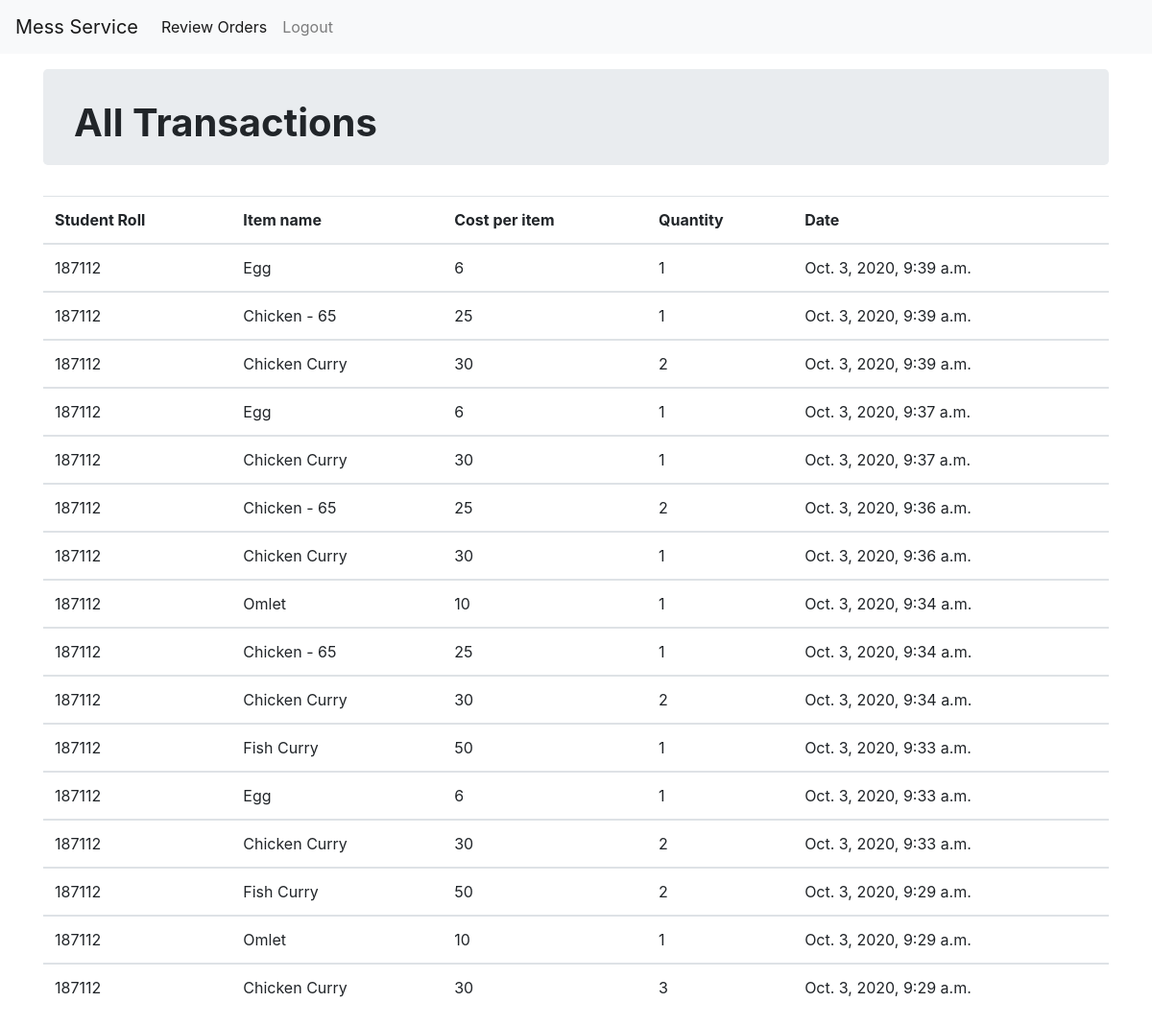
The app's page /vendor/dashboard/ (signed in), older data.
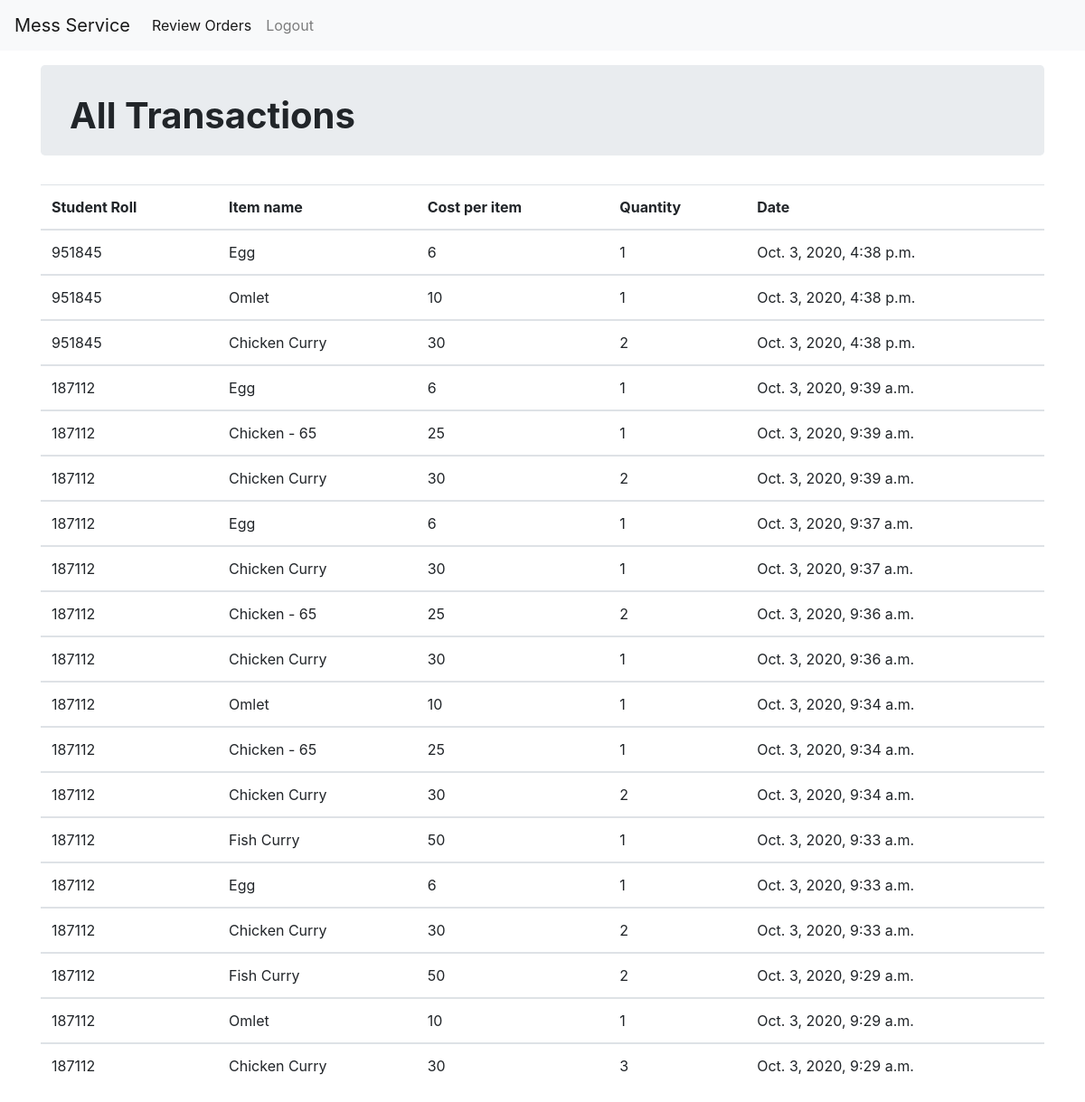
The same page, newer data.
### vendor/models.py (models this page shows, shortened)
class Token(models.Model):
    trans_id = models.ForeignKey(
        Transaction, related_name='token', null=True, blank=True, on_delete=models.CASCADE)
    item_name = models.ForeignKey(
        ExtraItems, max_length=30, on_delete=models.CASCADE)
    quantity = models.IntegerField()
    date = models.DateTimeField(default=datetime.now, blank=True)
    class Meta:
        ordering = ['-date']

class Transaction(models.Model):
    trans_id = models.CharField(max_length=10, primary_key=True)
    reg_id = reg_id = models.ForeignKey(
        Student, related_name='token', null=True, blank=True, on_delete=models.CASCADE)
    otp = models.CharField(max_length=6)
    PENDING = 'P'
    ACCEPTED = 'A'
    APPLICATION_STATUS = (
        (ACCEPTED, 'Accepted'),
        (PENDING, 'Pending')
    )
    status = models.CharField(
        max_length=2, choices=APPLICATION_STATUS, default=PENDING)

class ExtraItems(models.Model):
    item_name = models.CharField(max_length=100, primary_key=True)
    item_cost = models.CharField(max_length=10)
    def __str__(self):
        return self.item_name

### student/models.py (models this page shows, shortened)
class Student(models.Model):
    user = models.OneToOneField(User, on_delete=models.CASCADE)
    pass_code = models.CharField(max_length=4, default="")

### vendor/views.py (the view)
# urls.py: path('dashboard/', token_list, name='dashboard'),
@login_required
@user_passes_test(check)
def token_list(request):
    tok_list = Token.objects.filter(trans_id__status='A')
    flag = True
    return render(request, 'vendor/dashboard.html', {'token_list': tok_list, 'flag': flag})

### vendor/views.py (called while the page is built)
def check(user):
    return not Student.objects.filter(user=user).exists()

### templates/vendor/dashboard.html (shortened to what this page needs)
{% extends 'base.html' %}
{% load static %}
{% block body %}
<nav class="navbar navbar-expand-lg navbar-light bg-light mb-3">
  <a class="navbar-brand" href="#">Mess Service</a>
  <div class="collapse navbar-collapse" id="navbarSupportedContent">
    <ul class="navbar-nav mr-auto">
      <li class="nav-item active">
        <a class="nav-link" href="{% url 'vendor:pending'%}">Review Orders</a>
      </li>
      <li class="nav-item">
        <a class="nav-link" href="{% url 'accounts:logout' %}">Logout</a>
      </li>
    </ul>
  </div>
</nav>
<div class="container">
  <div class="jumbotron" style="height: 100px;padding-top: 2rem;">
    <h1><strong>All Transactions</strong> </h1>
  </div>
<table class="table">
  <thead>
    <tr>
      {% if flag  %}
      <th scope="col">Student Roll</th>
      {% endif %}
      <th scope="col">Item name</th>
      <th scope="col">Cost per item</th>
      <th scope="col">Quantity</th>
      <th scope="col"> Date </th>
    </tr>
  </thead>
  {% for tok in token_list %}
  <tbody>
    <tr>
      {% if flag  %}
      <td>{{ tok.trans_id.reg_id.user.username }}</td>
      {% endif %}
      <td>{{ tok.item_name }}</td>
      <td>{{ tok.item_name.item_cost }}</td>
      <td>{{ tok.quantity }}</td>
      <td>{{ tok.date }}</td>
    </tr>
  </tbody>
  {% endfor %}
</table>
{% endblock %}

### templates/base.html (shortened to what this page needs)
<!doctype html>
{% load static %}
<html lang="en">
  <head>
    <link rel="stylesheet" href="https://stackpath.bootstrapcdn.com/bootstrap/4.3.1/css/bootstrap.min.css">
  </head>
  <body>
    {% block body %}{% endblock %}
  </body>
</html>

Row changes from the older to the newer data that the page shows:
added Token: trans_id.reg_id.user.username "951845", item_name "Egg", item_name.item_cost "6", quantity "1", date "Oct. 3, 2020, 4:38 p.m."
added Token: trans_id.reg_id.user.username "951845", item_name "Omlet", item_name.item_cost "10", quantity "1", date "Oct. 3, 2020, 4:38 p.m."
added Token: trans_id.reg_id.user.username "951845", item_name "Chicken Curry", item_name.item_cost "30", quantity "2", date "Oct. 3, 2020, 4:38 p.m."
